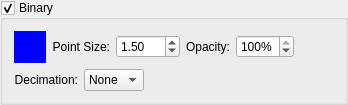
        <widget class="QGroupBox" name="binaryVisible_" >
         <property name="title" >
          <string>Binary</string>
         </property>
         <property name="checkable" >
          <bool>true</bool>
         </property>
         <property name="checked" >
          <bool>true</bool>
         </property>
         <layout class="QVBoxLayout" >
          <item>
           <layout class="QHBoxLayout" >
            <item>
             <widget class="SideCar::GUI::ColorButtonWidget" name="binaryColor_" >
              <property name="sizePolicy" >
               <sizepolicy vsizetype="Fixed" hsizetype="Fixed" >
                <horstretch>0</horstretch>
                <verstretch>0</verstretch>
               </sizepolicy>
              </property>
              <property name="minimumSize" >
               <size>
                <width>32</width>
                <height>32</height>
               </size>
              </property>
              <property name="maximumSize" >
               <size>
                <width>32</width>
                <height>32</height>
               </size>
              </property>
              <property name="palette" >
               <palette>
                <active>
                 <colorrole role="WindowText" >
                  <brush brushstyle="SolidPattern" >
                   <color alpha="255" >
                    <red>0</red>
                    <green>0</green>
                    <blue>0</blue>
                   </color>
                  </brush>
                 </colorrole>
                 <colorrole role="Button" >
                  <brush brushstyle="SolidPattern" >
                   <color alpha="255" >
                    <red>0</red>
                    <green>0</green>
                    <blue>255</blue>
                   </color>
                  </brush>
                 </colorrole>
                 <colorrole role="Light" >
                  <brush brushstyle="SolidPattern" >
                   <color alpha="255" >
                    <red>127</red>
                    <green>127</green>
                    <blue>255</blue>
                   </color>
                  </brush>
                 </colorrole>
                 <colorrole role="Midlight" >
                  <brush brushstyle="SolidPattern" >
                   <color alpha="255" >
                    <red>63</red>
                    <green>63</green>
                    <blue>255</blue>
                   </color>
                  </brush>
                 </colorrole>
                 <colorrole role="Dark" >
                  <brush brushstyle="SolidPattern" >
                   <color alpha="255" >
                    <red>0</red>
                    <green>0</green>
                    <blue>127</blue>
                   </color>
                  </brush>
                 </colorrole>
                 <colorrole role="Mid" >
                  <brush brushstyle="SolidPattern" >
                   <color alpha="255" >
                    <red>0</red>
                    <green>0</green>
                    <blue>170</blue>
                   </color>
                  </brush>
                 </colorrole>
                 <colorrole role="Text" >
                  <brush brushstyle="SolidPattern" >
                   <color alpha="255" >
                    <red>0</red>
                    <green>0</green>
                    <blue>0</blue>
                   </color>
                  </brush>
                 </colorrole>
                 <colorrole role="BrightText" >
                  <brush brushstyle="SolidPattern" >
                   <color alpha="255" >
                    <red>255</red>
                    <green>255</green>
                    <blue>255</blue>
                   </color>
                  </brush>
                 </colorrole>
                 <colorrole role="ButtonText" >
                  <brush brushstyle="SolidPattern" >
                   <color alpha="255" >
                    <red>0</red>
                    <green>0</green>
                    <blue>0</blue>
                   </color>
                  </brush>
                 </colorrole>
                 <colorrole role="Base" >
                  <brush brushstyle="SolidPattern" >
                   <color alpha="255" >
                    <red>255</red>
                    <green>255</green>
                    <blue>255</blue>
                   </color>
                  </brush>
                 </colorrole>
                 <colorrole role="Window" >
                  <brush brushstyle="SolidPattern" >
                   <color alpha="255" >
                    <red>0</red>
                    <green>0</green>
                    <blue>255</blue>
                   </color>
                  </brush>
                 </colorrole>
                 <colorrole role="Shadow" >
                  <brush brushstyle="SolidPattern" >
                   <color alpha="255" >
                    <red>0</red>
                    <green>0</green>
                    <blue>0</blue>
                   </color>
                  </brush>
                 </colorrole>
                 <colorrole role="AlternateBase" >
                  <brush brushstyle="SolidPattern" >
                   <color alpha="255" >
                    <red>127</red>
                    <green>127</green>
                    <blue>255</blue>
                   </color>
                  </brush>
                 </colorrole>
                </active>
                <inactive>
                 <colorrole role="WindowText" >
                  <brush brushstyle="SolidPattern" >
                   <color alpha="255" >
                    <red>0</red>
                    <green>0</green>
                    <blue>0</blue>
                   </color>
                  </brush>
                 </colorrole>
                 <colorrole role="Button" >
                  <brush brushstyle="SolidPattern" >
                   <color alpha="255" >
                    <red>0</red>
                    <green>0</green>
                    <blue>255</blue>
                   </color>
                  </brush>
                 </colorrole>
                 <colorrole role="Light" >
                  <brush brushstyle="SolidPattern" >
                   <color alpha="255" >
                    <red>127</red>
                    <green>127</green>
                    <blue>255</blue>
                   </color>
                  </brush>
                 </colorrole>
                 <colorrole role="Midlight" >
                  <brush brushstyle="SolidPattern" >
                   <color alpha="255" >
                    <red>63</red>
                    <green>63</green>
                    <blue>255</blue>
                   </color>
                  </brush>
                 </colorrole>
                 <colorrole role="Dark" >
                  <brush brushstyle="SolidPattern" >
                   <color alpha="255" >
                    <red>0</red>
                    <green>0</green>
                    <blue>127</blue>
                   </color>
                  </brush>
                 </colorrole>
                 <colorrole role="Mid" >
                  <brush brushstyle="SolidPattern" >
                   <color alpha="255" >
                    <red>0</red>
                    <green>0</green>
                    <blue>170</blue>
                   </color>
                  </brush>
                 </colorrole>
                 <colorrole role="Text" >
                  <brush brushstyle="SolidPattern" >
                   <color alpha="255" >
                    <red>0</red>
                    <green>0</green>
                    <blue>0</blue>
                   </color>
                  </brush>
                 </colorrole>
                 <colorrole role="BrightText" >
                  <brush brushstyle="SolidPattern" >
                   <color alpha="255" >
                    <red>255</red>
                    <green>255</green>
                    <blue>255</blue>
                   </color>
                  </brush>
                 </colorrole>
                 <colorrole role="ButtonText" >
                  <brush brushstyle="SolidPattern" >
                   <color alpha="255" >
                    <red>0</red>
                    <green>0</green>
                    <blue>0</blue>
                   </color>
                  </brush>
                 </colorrole>
                 <colorrole role="Base" >
                  <brush brushstyle="SolidPattern" >
                   <color alpha="255" >
                    <red>255</red>
                    <green>255</green>
                    <blue>255</blue>
                   </color>
                  </brush>
                 </colorrole>
                 <colorrole role="Window" >
                  <brush brushstyle="SolidPattern" >
                   <color alpha="255" >
                    <red>0</red>
                    <green>0</green>
                    <blue>255</blue>
                   </color>
                  </brush>
                 </colorrole>
                 <colorrole role="Shadow" >
                  <brush brushstyle="SolidPattern" >
                   <color alpha="255" >
                    <red>0</red>
                    <green>0</green>
                    <blue>0</blue>
                   </color>
                  </brush>
                 </colorrole>
                 <colorrole role="AlternateBase" >
                  <brush brushstyle="SolidPattern" >
                   <color alpha="255" >
                    <red>127</red>
                    <green>127</green>
                    <blue>255</blue>
                   </color>
                  </brush>
                 </colorrole>
                </inactive>
                <disabled>
                 <colorrole role="WindowText" >
                  <brush brushstyle="SolidPattern" >
                   <color alpha="255" >
                    <red>0</red>
                    <green>0</green>
                    <blue>127</blue>
                   </color>
                  </brush>
                 </colorrole>
                 <colorrole role="Button" >
                  <brush brushstyle="SolidPattern" >
                   <color alpha="255" >
                    <red>0</red>
                    <green>0</green>
                    <blue>255</blue>
                   </color>
                  </brush>
                 </colorrole>
                 <colorrole role="Light" >
                  <brush brushstyle="SolidPattern" >
                   <color alpha="255" >
                    <red>127</red>
                    <green>127</green>
                    <blue>255</blue>
                   </color>
                  </brush>
                 </colorrole>
                 <colorrole role="Midlight" >
                  <brush brushstyle="SolidPattern" >
                   <color alpha="255" >
                    <red>63</red>
                    <green>63</green>
                    <blue>255</blue>
                   </color>
                  </brush>
                 </colorrole>
                 <colorrole role="Dark" >
                  <brush brushstyle="SolidPattern" >
                   <color alpha="255" >
                    <red>0</red>
                    <green>0</green>
                    <blue>127</blue>
                   </color>
                  </brush>
                 </colorrole>
                 <colorrole role="Mid" >
                  <brush brushstyle="SolidPattern" >
                   <color alpha="255" >
                    <red>0</red>
                    <green>0</green>
                    <blue>170</blue>
                   </color>
                  </brush>
                 </colorrole>
                 <colorrole role="Text" >
                  <brush brushstyle="SolidPattern" >
                   <color alpha="255" >
                    <red>0</red>
                    <green>0</green>
                    <blue>127</blue>
                   </color>
                  </brush>
                 </colorrole>
                 <colorrole role="BrightText" >
                  <brush brushstyle="SolidPattern" >
                   <color alpha="255" >
                    <red>255</red>
                    <green>255</green>
                    <blue>255</blue>
                   </color>
                  </brush>
                 </colorrole>
                 <colorrole role="ButtonText" >
                  <brush brushstyle="SolidPattern" >
                   <color alpha="255" >
                    <red>0</red>
                    <green>0</green>
                    <blue>127</blue>
                   </color>
                  </brush>
                 </colorrole>
                 <colorrole role="Base" >
                  <brush brushstyle="SolidPattern" >
                   <color alpha="255" >
                    <red>0</red>
                    <green>0</green>
                    <blue>255</blue>
                   </color>
                  </brush>
                 </colorrole>
                 <colorrole role="Window" >
                  <brush brushstyle="SolidPattern" >
                   <color alpha="255" >
                    <red>0</red>
                    <green>0</green>
                    <blue>255</blue>
                   </color>
                  </brush>
                 </colorrole>
                 <colorrole role="Shadow" >
                  <brush brushstyle="SolidPattern" >
                   <color alpha="255" >
                    <red>0</red>
                    <green>0</green>
                    <blue>0</blue>
                   </color>
                  </brush>
                 </colorrole>
                 <colorrole role="AlternateBase" >
                  <brush brushstyle="SolidPattern" >
                   <color alpha="255" >
                    <red>0</red>
                    <green>0</green>
                    <blue>255</blue>
                   </color>
                  </brush>
                 </colorrole>
                </disabled>
               </palette>
              </property>
              <property name="autoFillBackground" >
               <bool>true</bool>
              </property>
              <property name="autoDefault" >
               <bool>false</bool>
              </property>
              <property name="flat" >
               <bool>true</bool>
              </property>
             </widget>
            </item>
            <item>
             <widget class="QLabel" name="label_14" >
              <property name="text" >
               <string>Point Size:</string>
              </property>
              <property name="alignment" >
               <set>Qt::AlignRight|Qt::AlignTrailing|Qt::AlignVCenter</set>
              </property>
             </widget>
            </item>
            <item>
             <widget class="QDoubleSpinBox" name="binaryPointSize_" >
              <property name="keyboardTracking" >
               <bool>false</bool>
              </property>
              <property name="minimum" >
               <double>0.100000000000000</double>
              </property>
              <property name="maximum" >
               <double>100.000000000000000</double>
              </property>
              <property name="singleStep" >
               <double>0.100000000000000</double>
              </property>
              <property name="value" >
               <double>1.500000000000000</double>
              </property>
             </widget>
            </item>
            <item>
             <widget class="QLabel" name="label_49" >
              <property name="text" >
               <string>Opacity:</string>
              </property>
              <property name="alignment" >
               <set>Qt::AlignRight|Qt::AlignTrailing|Qt::AlignVCenter</set>
              </property>
             </widget>
            </item>
            <item>
             <widget class="QSpinBox" name="binaryOpacity_" >
              <property name="keyboardTracking" >
               <bool>false</bool>
              </property>
              <property name="suffix" >
               <string>%</string>
              </property>
              <property name="maximum" >
               <number>100</number>
              </property>
              <property name="value" >
               <number>100</number>
              </property>
             </widget>
            </item>
            <item>
             <spacer>
              <property name="orientation" >
               <enum>Qt::Horizontal</enum>
              </property>
              <property name="sizeHint" stdset="0" >
               <size>
                <width>40</width>
                <height>20</height>
               </size>
              </property>
             </spacer>
            </item>
           </layout>
          </item>
          <item>
           <layout class="QHBoxLayout" >
            <item>
             <widget class="QLabel" name="label_30" >
              <property name="text" >
               <string>Decimation:</string>
              </property>
              <property name="alignment" >
               <set>Qt::AlignRight|Qt::AlignTrailing|Qt::AlignVCenter</set>
              </property>
             </widget>
            </item>
            <item>
             <widget class="QComboBox" name="binaryDecimation_" >
              <property name="currentIndex" >
               <number>0</number>
              </property>
              <item>
               <property name="text" >
                <string>None</string>
               </property>
              </item>
              <item>
               <property name="text" >
                <string>x2</string>
               </property>
              </item>
              <item>
               <property name="text" >
                <string>x3</string>
               </property>
              </item>
              <item>
               <property name="text" >
                <string>x4</string>
               </property>
              </item>
              <item>
               <property name="text" >
                <string>x5</string>
               </property>
              </item>
              <item>
               <property name="text" >
                <string>x6</string>
               </property>
              </item>
              <item>
               <property name="text" >
                <string>x7</string>
               </property>
              </item>
              <item>
               <property name="text" >
                <string>x8</string>
               </property>
              </item>
             </widget>
            </item>
            <item>
             <spacer>
              <property name="orientation" >
               <enum>Qt::Horizontal</enum>
              </property>
              <property name="sizeHint" stdset="0" >
               <size>
                <width>40</width>
                <height>20</height>
               </size>
              </property>
             </spacer>
            </item>
           </layout>
          </item>
         </layout>
        </widget>
